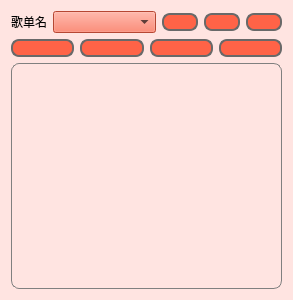
<?xml version="1.0" encoding="UTF-8"?>
<ui version="4.0">
 <class>MusicListsDialog</class>
 <widget class="QDialog" name="MusicListsDialog">
  <property name="geometry">
   <rect>
    <x>0</x>
    <y>0</y>
    <width>293</width>
    <height>300</height>
   </rect>
  </property>
  <property name="windowTitle">
   <string>Dialog</string>
  </property>
  <property name="styleSheet">
   <string notr="true">QWidget
{
	color:black;
}
QPushButton
{
	background-color: rgb(255,99,71);
	border-radius : 8px;
	border: 2px solid rgb(105,105,105);
	transition: all 0.2s ease;
}
QPushButton:hover
{
	background-color: #ff7a5a;
	transform: scale(1.03);
}
QPushButton:pressed
{
	background-color:#ffb3a3;
	transform: scale(0.97);
	border-color:rgb(95,95,95);
}
QPushButton:disabled
{
	background-color: #FFA07A;
}
QDialog
{
	background-color: rgb(255,228,225);
}
QLineEdit
{
	background-color:transparent;
	border:2px solid gray;
	border-radius:6px;
}
QComboBox
{
	background-color:rgb(255,99,71);
}
QListWidget::item
{
	color:black;
}
QListWidget::item:hover
{
	background-color:rgb(250,215,210);
}
QListWidget::item:selected
{
	background-color:rgb(240,180,230);
}
QListWidget
{
	background-color:rgb(255,228,225);
	border:1px solid gray;
	border-radius:8px;
}
QLabel
{
	color:black;
}
QInputDialog QPushButton
{
	width:60px;
}
QScrollBar
{
	border-raidus:8px;
	background-color:rgb(215,200,215);
}
QScrollBar::handle
{
	border-radius:8px;
	background-color:rgb(220,190,220);
}</string>
  </property>
  <layout class="QVBoxLayout" name="verticalLayout">
   <item>
    <layout class="QHBoxLayout" name="horizontalLayout" stretch="0,1,0,0,0">
     <item>
      <widget class="QLabel" name="label">
       <property name="text">
        <string>歌单名</string>
       </property>
       <property name="alignment">
        <set>Qt::AlignmentFlag::AlignRight|Qt::AlignmentFlag::AlignTrailing|Qt::AlignmentFlag::AlignVCenter</set>
       </property>
      </widget>
     </item>
     <item>
      <widget class="QComboBox" name="comboBox"/>
     </item>
     <item>
      <widget class="QPushButton" name="btn_add">
       <property name="toolTip">
        <string>新建歌单</string>
       </property>
       <property name="text">
        <string/>
       </property>
       <property name="icon">
        <iconset resource="res.qrc">
         <normaloff>:/icons/images/add.png</normaloff>:/icons/images/add.png</iconset>
       </property>
      </widget>
     </item>
     <item>
      <widget class="QPushButton" name="btn_delete">
       <property name="toolTip">
        <string>删除歌单</string>
       </property>
       <property name="text">
        <string/>
       </property>
       <property name="icon">
        <iconset resource="res.qrc">
         <normaloff>:/icons/images/delete.png</normaloff>:/icons/images/delete.png</iconset>
       </property>
      </widget>
     </item>
     <item>
      <widget class="QPushButton" name="btn_changeName">
       <property name="toolTip">
        <string>重命名歌单</string>
       </property>
       <property name="text">
        <string/>
       </property>
       <property name="icon">
        <iconset resource="res.qrc">
         <normaloff>:/icons/images/title.png</normaloff>:/icons/images/title.png</iconset>
       </property>
      </widget>
     </item>
    </layout>
   </item>
   <item>
    <layout class="QHBoxLayout" name="horizontalLayout_2">
     <item>
      <widget class="QPushButton" name="btn_addMusic">
       <property name="toolTip">
        <string>添加音乐</string>
       </property>
       <property name="text">
        <string/>
       </property>
       <property name="icon">
        <iconset resource="res.qrc">
         <normaloff>:/icons/images/add.png</normaloff>:/icons/images/add.png</iconset>
       </property>
      </widget>
     </item>
     <item>
      <widget class="QPushButton" name="btn_deleteMusic">
       <property name="toolTip">
        <string>删除音乐</string>
       </property>
       <property name="text">
        <string/>
       </property>
       <property name="icon">
        <iconset resource="res.qrc">
         <normaloff>:/icons/images/delete.png</normaloff>:/icons/images/delete.png</iconset>
       </property>
      </widget>
     </item>
     <item>
      <widget class="QPushButton" name="btn_up">
       <property name="toolTip">
        <string>向上移动</string>
       </property>
       <property name="text">
        <string/>
       </property>
       <property name="icon">
        <iconset resource="res.qrc">
         <normaloff>:/icons/images/up.png</normaloff>:/icons/images/up.png</iconset>
       </property>
      </widget>
     </item>
     <item>
      <widget class="QPushButton" name="btn_down">
       <property name="toolTip">
        <string>向下移动</string>
       </property>
       <property name="text">
        <string/>
       </property>
       <property name="icon">
        <iconset resource="res.qrc">
         <normaloff>:/icons/images/down.png</normaloff>:/icons/images/down.png</iconset>
       </property>
      </widget>
     </item>
    </layout>
   </item>
   <item>
    <widget class="QListWidget" name="listWidget">
     <property name="toolTip">
      <string/>
     </property>
    </widget>
   </item>
  </layout>
 </widget>
 <resources>
  <include location="res.qrc"/>
 </resources>
 <connections/>
</ui>
